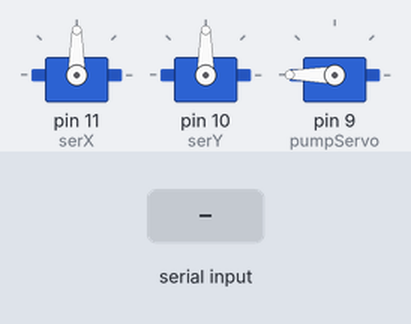
This sketch was run on a simulated Arduino Uno, built with avr-gcc and run on an emulated ATmega328P. Shown: 3 × servo. Inputs (shaded band) come from the test bench.

Above: at 1.2 s.
1.3 s: "X" received over Serial
At 1.9 s:
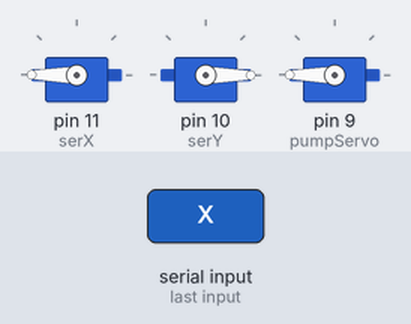
2.8 s: "f" received over Serial
At 3.6 s:
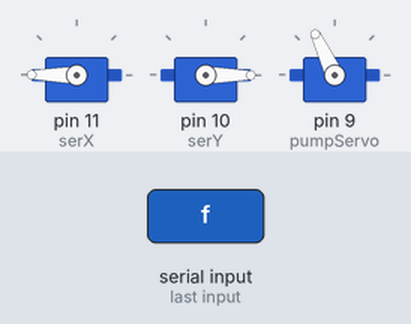
5.3 s: "s" received over Serial
At 6.2 s:
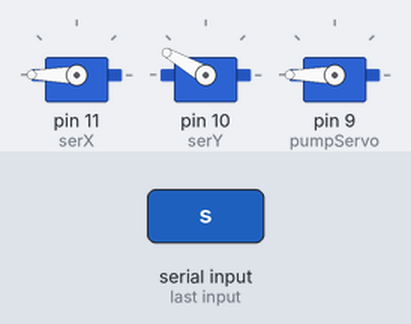
6.8 s: "l" received over Serial
At 8.8 s:
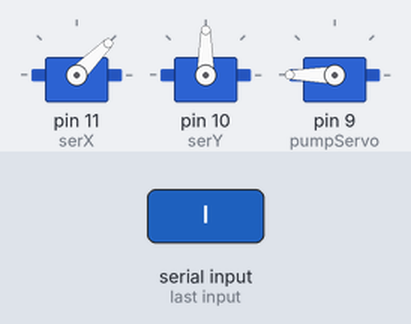
9.8 s: "f" received over Serial
At 10.6 s:
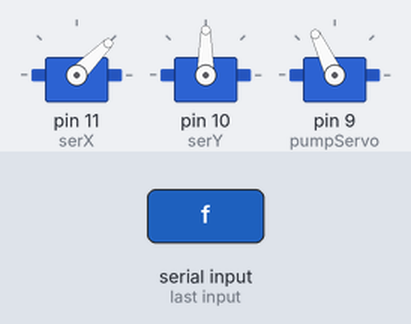
12.3 s: "r" received over Serial
At 12.7 s:
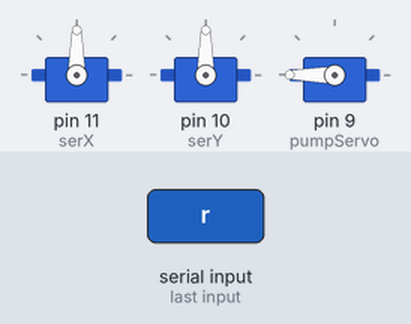
Timing chart, 0 to 14.8 s (numbered marks = the images above; inputs shaded):
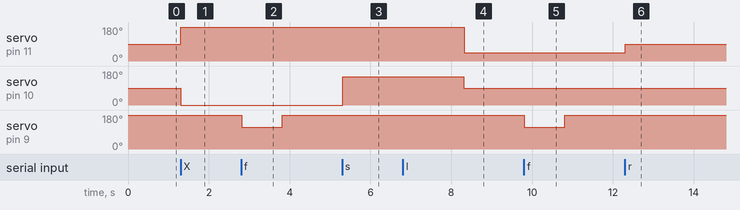

The sketch:

arduinoInterpreter.ino
```cpp
#include<Servo.h>

Servo serX;
Servo serY;
Servo pumpServo;

String serialData;

void setup() {

  serX.attach(11);
  serY.attach(10);
  pumpServo.attach(9);
  serX.write(90);
  serY.write(90);
  pumpServo.write(180);
  Serial.begin(9600);
  Serial.setTimeout(10);
}

void loop() {
//servo test loop
/*
  for (int pos = 0; pos <= 180; pos += 1)
  {
    serX.write(pos);
    //serY.write(180 - pos);
    //serYb.write(pos);
    delay(15);
  }


  delay(100);

  for (int pos = 180; pos >= 0; pos -= 1)
  {
    serX.write(pos);
    //serY.write(180 - pos);
    //serYb.write(pos);
    delay(15);
  }
  delay(5000);
  */
}

void(* reset)(void) = 0;

void serialEvent() {
  serialData = Serial.readString();

  if (serialData.indexOf("X") == 0)
  {
    serX.write(180 - (parseDataX(serialData)));
    serY.write(parseDataY(serialData));
  }
  else if (serialData.indexOf("f") == 0)
  {
    pumpServo.write(115);
    delay(1000);
    pumpServo.write(180);
    delay(250);
  }
  else if(serialData.indexOf("r") == 0)
  {
    reset();
  }

  else if(serialData.indexOf("s") == 0)
  {
    serY.write(150);
    delay(3000);
    serY.write(90);
  }

  else if(serialData.indexOf("l") == 0)
  {
    serY.write(90);
    serX.write(45);

  }

  //serYb.write(parseDataY(serialData));
}

int parseDataX(String data){
  data.remove(data.indexOf("Y"));
  data.remove(data.indexOf("X"), 1);
  return data.toInt();
}

int parseDataY(String data){
  data.remove(0,data.indexOf("Y") + 1);
  return data.toInt();
}
```

Measured:
- after the input at 1.3 s, servo on pin 11 (serX): 90° → 180° at once; servo on pin 10 (serY): 90° → 0° at once
- after the input at 2.8 s, servo on pin 9 (pumpServo): 180° → 115° at once, → 180° 1.0 s later
- after the input at 5.3 s, servo on pin 10 (serY): 0° → 150° at once
- after the input at 6.8 s, servo on pin 11 (serX): 180° → 45° after 1.5 s
- after the input at 9.8 s, servo on pin 9 (pumpServo): 180° → 115° at once, → 180° 1.0 s later
- after the input at 12.3 s, servo on pin 11 (serX): 45° → 90° at once
